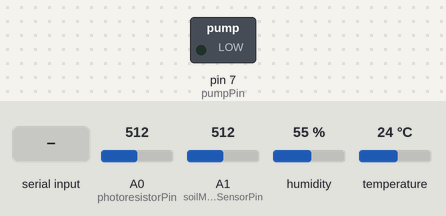
This sketch was run on a simulated Arduino Uno, built with avr-gcc and run on an emulated ATmega328P. Shown: switched loads named in the sketch (green lamp = pin HIGH). The test bench sets the inputs (shaded band); at power-on: A0 (photoresistorPin) = 512, A1 (soilMoistureSensorPin) = 512, humidity 55 %, temperature 24 °C. What the sketch prints to the serial monitor is not drawn.

Above: at 1.2 s.
1.3 s: "FORCE_WATER\n" received over Serial
At 2.5 s:
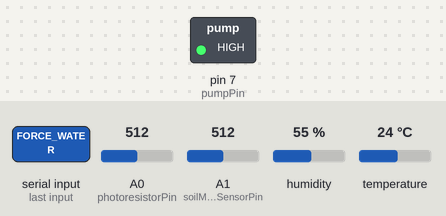
Timing chart, 0 to 8.5 s (numbered marks = the images above; inputs shaded):
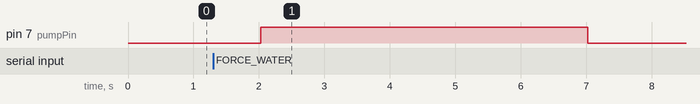

Measured:
- after the input at 1.3 s, pin 7 (pumpPin): LOW → HIGH after 0.73 s, → LOW 5.0 s later

The sketch:

PH-SensorCode.ino
```cpp
#include <SimpleDHT.h>

const int photoresistorPin = A0;
const int soilMoistureSensorPin = A1;
const int pumpPin = 7;

int pinDHT22 = 2;
SimpleDHT22 dht22;

// Constants for the algorithm
const int MaxDelay = 172800000; // Max of 48 hours between watering
const int MinDelay = 7200000; // Min of 2 hours between watering
const int CriticalValue = 200; // Critical moisture level

// Weights for each sensor
const float DirtWeight = 0.4;
const float TempWeight = 0.2;
const float HumWeight = 0.2;
const float LightWeight = 0.2;

// Maximum values for each sensor
const int DirtMaxValue = 1023;
const int TempMaxValue = 100; // Assuming 100F = max temperature
const int HumMaxValue = 100;  // Assuming 100% = max humidity
const int LightMaxValue = 1023;

unsigned long LastWaterTime = 0;

unsigned long LastTestTime = 0;

extern float TotalPercent;

long mapfloat(float x, float in_min, float in_max, long out_min, long out_max) {
  return (long)((x - in_min) * (out_max - out_min) / (in_max - in_min) + out_min);
}

void water(float TotalPercent) {
  int wateringDurationMs = mapfloat(TotalPercent, 0, 1, 1000, 4000);

  Serial.print("Watering the plant for ");
  Serial.print(wateringDurationMs);
  Serial.println(" milliseconds.");

  digitalWrite(pumpPin, HIGH);
  delay(wateringDurationMs);
  digitalWrite(pumpPin, LOW);
}

void setup() {
  pinMode(pumpPin, OUTPUT);
  Serial.begin(9600);
}

void loop() {
  if (Serial.available() > 0) {
    String input = Serial.readStringUntil('\n');
    input.trim();
    if (input == "FORCE_WATER") {
        digitalWrite(pumpPin, HIGH);
        delay(5000); // Pump runs for 5000 milliseconds (5 seconds)
        digitalWrite(pumpPin, LOW);
        Serial.println("Pump activated for 5 seconds.");
    }
  }
  int lightLevel = analogRead(photoresistorPin);
  int soilMoistureLevel = 1023 - analogRead(soilMoistureSensorPin);

  float temperatureC = 0;
  float humidity = 0;
  int err = SimpleDHTErrSuccess;
  if ((err = dht22.read2(pinDHT22, &temperatureC, &humidity, NULL)) != SimpleDHTErrSuccess) {
    Serial.print("Read DHT22 failed, err="); Serial.println(err);delay(1000);
    return;
  }
  float temperatureF = temperatureC * 9.0 / 5.0 + 32;

  Serial.print(lightLevel);
  Serial.print(",");
  Serial.print(soilMoistureLevel);
  Serial.print(",");
  Serial.print(temperatureF);
  Serial.print(",");
  Serial.println(humidity);

  checkAndWater(soilMoistureLevel, temperatureF, humidity, lightLevel);

  delay(2000);
}

void checkAndWater(int soilMoisture, float temperature, float humidity, int light) {
  float DirtPercent = DirtWeight * (1 - (float)(DirtMaxValue - soilMoisture) / DirtMaxValue);
  float TempPercent = TempWeight * ((TempMaxValue - temperature) / TempMaxValue);
  float HumPercent = HumWeight * (1 - (float)(HumMaxValue - humidity) / HumMaxValue);
  float LightPercent = LightWeight * (1 - (float)(LightMaxValue - light) / LightMaxValue);

  float TotalPercent = DirtPercent + TempPercent + HumPercent + LightPercent;
  long Delay = mapfloat(TotalPercent, 0, 1, MinDelay, MaxDelay);
  bool DoStandardWater = (millis() - LastWaterTime > Delay);
  bool DoEmergencyWater = (soilMoisture <= CriticalValue && millis() - LastWaterTime > MinDelay);

  if (DoStandardWater || DoEmergencyWater) {
    water(TotalPercent);
    LastWaterTime = millis();
  }
}
```
